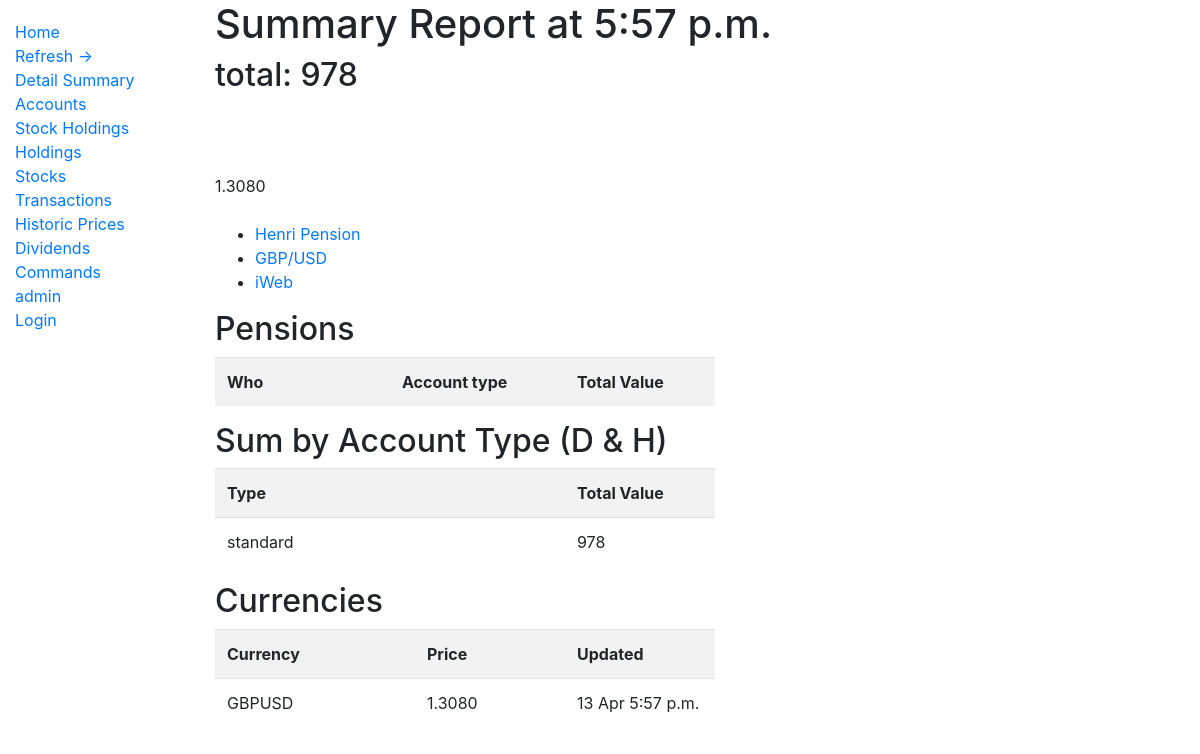
Page /summaryold on the earlier database version.
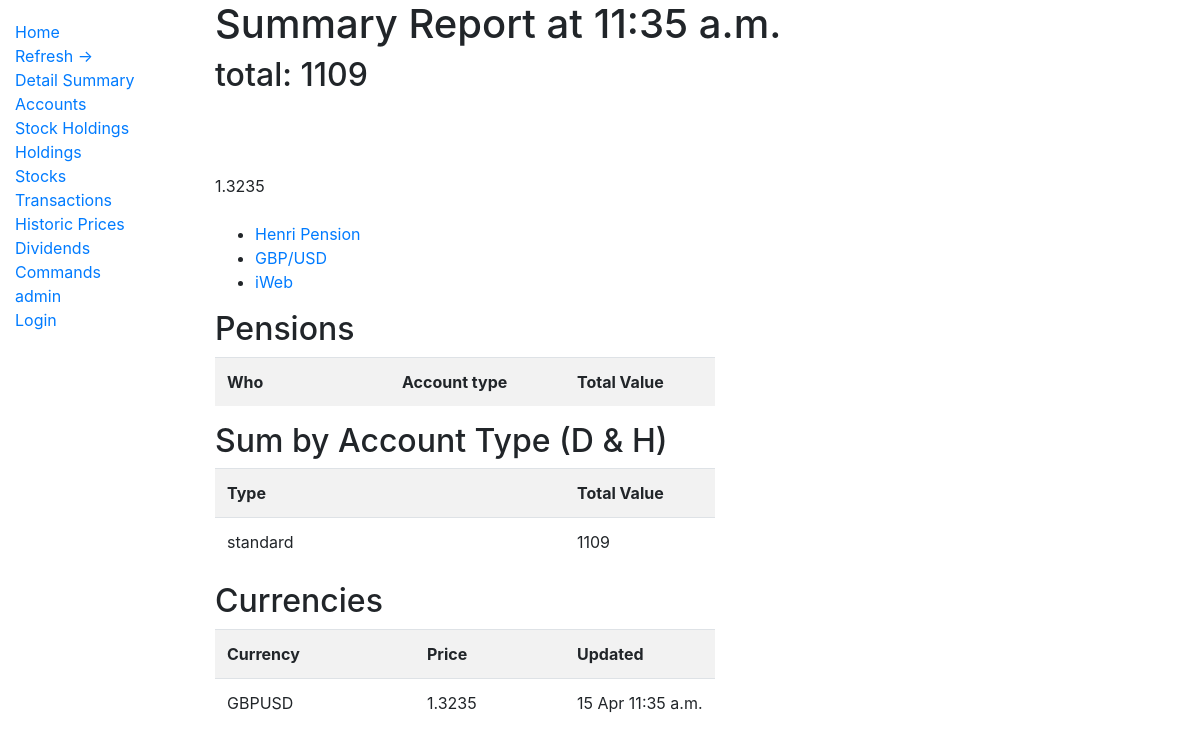
Same page on the later database version.
### portfolio/models.py (models this page shows, shortened)
class Stock(models.Model):
    name = models.CharField(max_length=50)
    code = models.CharField(max_length=20)
    yahoo_code = models.CharField(max_length=20, null=True)
    nickname = models.CharField(max_length=40)
    CURRENCY_TYPE = (
        ('gbp', 'GBP'),
        ('gbx', 'GBX'),
        ('usd', 'USD'),
    )
    currency = models.CharField(max_length=6, choices=CURRENCY_TYPE, default='equity')
    STOCK_TYPE = (
        ('fund', 'FUND'),
        ('equity', 'EQUITY'),
        ('etfs', 'ETFS'),
        ('curr','CURR'),
    )
    stock_type = models.CharField(max_length=6, choices=STOCK_TYPE, default='equity')
    STOCK_REGION = (
        ('world', 'WORLD'),
        ('us', 'US'),
        ('uk', 'UK'),
        ('europe', 'EUROPE'),
    )
    stock_region = models.CharField(max_length=6, choices=STOCK_REGION, default='world')
    SCRAPER_SOURCE = (
        ('ft', 'ft'),
        ('yahoo', 'yahoo'),
    )
    scraper_source = models.CharField(max_length=5, choices=SCRAPER_SOURCE, default='ft')
    active = models.BooleanField(default=True)
    current_price = models.DecimalField(max_digits=7, decimal_places=4)
    price_updated = models.DateTimeField(null=True)
    perf_5y = models.DecimalField(max_digits=7, decimal_places=2, null=True)
    perf_3y = models.DecimalField(max_digits=7, decimal_places=2, null=True)
    perf_1y = models.DecimalField(max_digits=7, decimal_places=2, null=True)
    perf_6m = models.DecimalField(max_digits=7, decimal_places=2, null=True)
    perf_3m = models.DecimalField(max_digits=7, decimal_places=2, null=True)
    perf_1m = models.DecimalField(max_digits=7, decimal_places=2, null=True)
    class Meta:
        ordering = ['name']

class Account(models.Model):
    name = models.CharField(max_length=50)
    ACCOUNT_TYPE = (
        ('ISA', 'ISA'),
        ('pension', 'PENSION'),
        ('standard', 'STANDARD'),
        ('VCT', 'VCT'),
        ('cash','CASH')
    )
    account_type = models.CharField(max_length=8, choices=ACCOUNT_TYPE, default='buy')
    account_value = models.DecimalField(max_digits=9, decimal_places=2, default=0)
    person = models.ForeignKey('Person', on_delete=models.CASCADE, null=True)
    class Meta:
        ordering = ['name']

### portfolio/views.py (the view)
# urls.py: path("summaryold", views.summary_old, name="index_old"),
def summary_old(request):
    a = Account.objects.filter(person__name = "david") | Account.objects.filter(person__name = "henri")
    total = a.aggregate(Sum('account_value'))
    pensions = Account.objects.filter(account_type = "pension")
    accounts_by_type = a.values('account_type').annotate(total_value=Sum('account_value'))
    stock_currencies = Stock.objects.filter(stock_type = "curr")
    return render(request, 'portfolio/custom_report.html', {
    'total': total, 'pensions':pensions, 'accounts_by_type': accounts_by_type, 'stock_currencies': stock_currencies,
    }, )

### portfolio/templates/portfolio/custom_report.html (shortened to what this page needs)
{% extends 'portfolio/base.html' %}
{% load tz %}
{% block content %}
        <h1>Summary Report at {{stock_currencies.0.price_updated|time}}</h1>
        <h2>total: {{ total.account_value__sum |floatformat:0 }}</h2>
        <div id="copytextarea">
            {{accounts_by_type.4.total_value}}<br>
            {{accounts_by_type.3.total_value}}<br>
            {{pensions.1.account_value}}<br>
            {{stock_currencies.0.current_price}}<br>
            {{pensions.2.account_value}}<br>
        </div>
        <ul>
            <li><a href="https://www.avivamymoney.co.uk/" target="_blank"> Henri Pension</a>
            <li><a href="https://finance.yahoo.com/quote/GBPUSD%3DX?p=GBPUSD%3DX" target="_blank">GBP/USD</a>
            <li><a href="https://www.iweb-sharedealing.co.uk/" target="_blank">iWeb</a>
        </ul>
        <h2> Pensions</h2>
        <table style="width: 500px;" class="table table-striped table-condensed">
            <tr>
                <th style="width: 35%">Who</th>
                <th style="width: 35%">Account type</th>
                <th style="width: 30%">Total Value</th>
            </tr>
        </table>
        <h2>Sum by  Account Type (D & H)</h2>
        <table  style="width: 500px;" class="table table-striped table-condensed">
            <tr>
                <th style="width: 70%">Type</th>
                <th style="width: 30%">Total Value</th>
            </tr>
            {% for account_by_type in accounts_by_type %}
            <tr>
                <td>{{ account_by_type.account_type }}</td>
                <td>{{account_by_type.total_value|floatformat:0}}</td>
            </tr>
            {% endfor %}
        </table>
        <h2>Currencies</h2>
        <table  style="width: 500px;" class="table table-striped table-condensed">
            <tr>
                <th style="width: 40%">Currency</th>
                <th style="width: 30%">Price</th>
                <th style="width: 30%">Updated</th>
            </tr>
            {% for stock_currency in stock_currencies %}
            <tr>
                <td>{{stock_currency.nickname }}</td>
                <td>{{stock_currency.current_price}}</td>
                <td>{{stock_currency.price_updated|date:"d M"}} {{stock_currency.price_updated|time}}</td>
            </tr>
            {% endfor %}
        </table>
{% endblock %}

Differences in the rows shown:
changed Stock "GBPUSD": price_updated "5:57 p.m." → "11:35 a.m."; current_price "1.3080" → "1.3235"; price_updated "13 Apr" → "15 Apr"
changed Account "standard": total_value "978" → "1109"
Other differences:
{{ total.account_value__sum |floatformat:0 }}: "978" → "1109"
